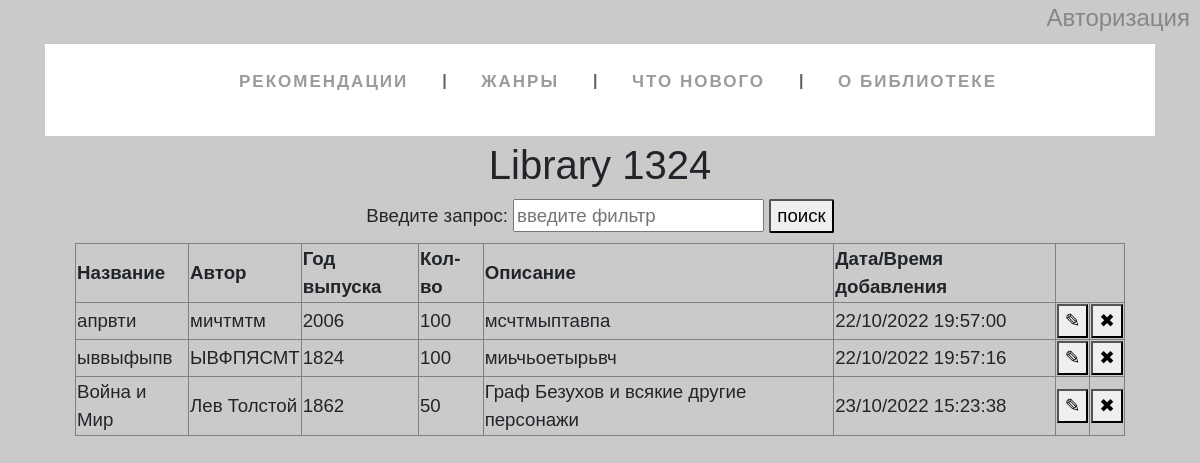
The page /booklist on the database as committed earlier.
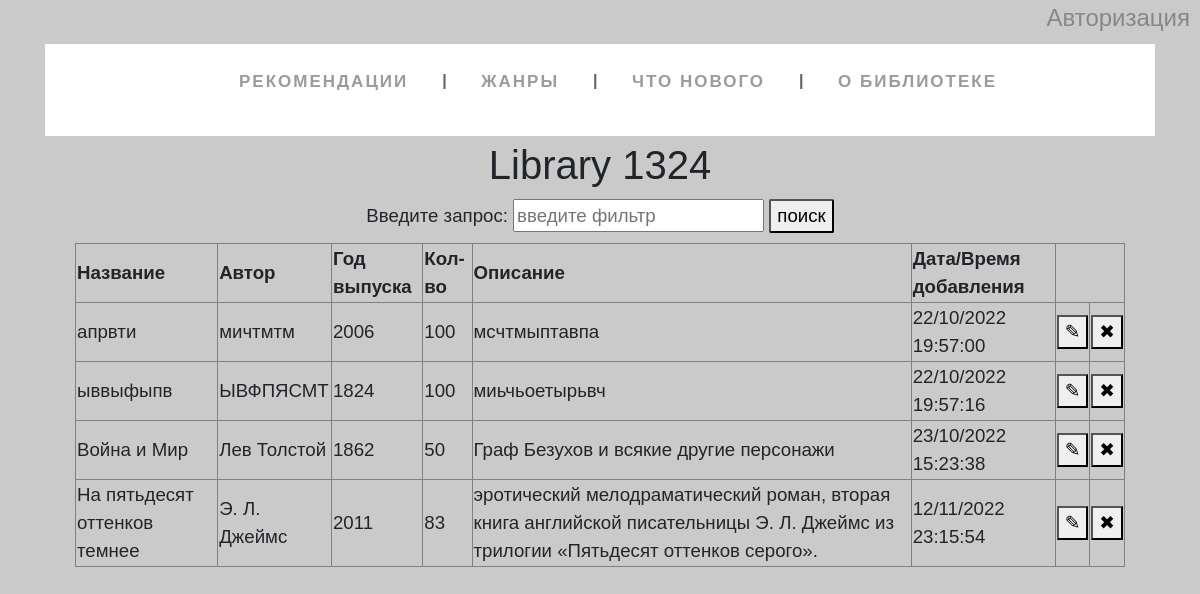
The same page on the database as committed later.
### tables this page shows
CREATE TABLE mainmenu (
id integer PRIMARY KEY AUTOINCREMENT,
title next NOT NULL,
url text NOT NULL
);

CREATE TABLE "books" (
	"id"	integer,
	"btitle"	text NOT NULL,
	"author"	text NOT NULL,
	"year"	integer NOT NULL,
	"number"	integer NOT NULL,
	"descript"	text NOT NULL,
	"dt_string"	text NOT NULL,
	PRIMARY KEY("id" AUTOINCREMENT)
);

### flsite.py (the view, shortened to what this page needs)
@app.route('/booklist', methods=["POST", "GET"])
def booklist():
    db = get_db()
    dbase = FDataBase(db)
    results = dbase.all_books_function()
    if request.method == 'POST' and 'id' in request.form:
        print(request.form)
        del_id = request.form['id']
        dbase.delete_book_function(del_id)  # Функция удаления #
    else:
        print(request.form)
        print('Типо ни одно условие не соблюдено')
    return render_template('booklist.html', menu=dbase.getMenu(), restrictions=results)

### FDataBase.py (called while the page is built)
    def getMenu(self):
        sql = '''SELECT * FROM mainmenu'''
        try:
            self.__cur.execute(sql)
            res = self.__cur.fetchall()
            if res:
                return res
        except:
            print('Ошибка чтения БД (menu)')
        return []

    def all_books_function(self):
        try:
            self.__cur.execute("""SELECT * FROM books""")
            results = self.__cur.fetchall()
            if results:
                return results
        except:
            print('Ошибка чтения БД (books)')
        return []

### flsite.py (called while the page is built)
def connect_db():
    conn = sqlite3.connect(app.config['DATABASE'])
    conn.row_factory = sqlite3.Row
    return conn

def get_db():
    if not hasattr(g, 'link_dv'):
        g.link_db = connect_db()
    return g.link_db

@app.teardown_appcontext
def closed_db(error):
    if hasattr(g, 'link_db'):
        g.link_db.close()

### templates/booklist.html (shortened to what this page needs)
{% extends 'base.html' %}
{% block content %}
{{ super() }}
<form action="/booklist" method="post">
    <div class="search">
        Введите запрос:
        <input name="search_btn" type="text" placeholder="введите фильтр" id="search">
        <button class='btn-search' type="submit">поиск</button>
    </div>
</form>
<table border="1px">
    <tr class="header">
        <td>Название</td>
        <td>Автор</td>
        <td>Год выпуска</td>
        <td>Кол-во</td>
        <td>Описание</td>
        <td>Дата/Время добавления</td>
    </tr>
{% for row in restrictions %}
    <tr>
        <td>{{row["btitle"]}}</td>
        <td>{{row["author"]}}</td>
        <td>{{row["year"]}}</td>
        <td>{{row["number"]}}</td>
        <td>{{row["descript"]}}</td>
        <td>{{row["dt_string"]}}</td>
        <td>
            <form action="/newbook" method="GET">
                <button class="btn-edit"name="edit" value='{{row["id"]}}'>✎</button>
            </form>
        </td>
        <td>
            <div class="popup" onclick="myFunction()"><button>✖</button>
            </div>
        </td>
    </tr>
{% endfor %}
</table>
{% endblock %}

### templates/base.html (shortened to what this page needs)
<!DOCTYPE html>
<html lang="ru">
<head>
    <link rel="stylesheet" href="https://maxcdn.bootstrapcdn.com/bootstrap/4.0.0/css/bootstrap.min.css">
    <link rel="stylesheet" href ="{{ url_for('static', filename='styles.css' )}}" type="text/css" >
</head>
<body>
    <div class="login"><a href="auth">Авторизация</a></div>
    <div class="wrapper">
        {% block content -%}
        <header class="header">
            <div class="container">
                <div class="header_body">
                    <nav class="header_menu">
                            {%- block menu_main -%}
                        <ul class="header_list" >
                            {% for m in menu %}
                            <li><a href="{{m.url}}" class="header_link">{{m.title}}</a></li>
                            {% endfor %}
                        </ul>
                            {% endblock menu_main -%}
                    </nav>
                </div>
            </div>
        </header>
    </div>
    <div class="content">
        <div class="container">
                {% if title -%}
            <h1 class="title">{{title}}</h1>
                {% else -%}
            <h1 class="title">Library 1324</h1>
                {% endif %}
                {% endblock -%}
        </div>
    </div>
</body>
</html>

### static/styles.css (style rules this page uses)
html, body { background: rgb(202, 202, 202); font-family: Arial, Helvetica, sans-serif; }
.content { margin-left: 5%; margin-right: 5%; }
.header_body { list-style: none; margin: 8px 0 5px; padding: 25px 0 5px; text-align: center; background: white; }
.header_body li { display: inline-block; }
.header_body li:after { content: "|"; color: #606060; display: inline-block; vertical-align:top; }
.header_body li:last-child:after { content: none; }
.header_body a { text-decoration: none; font-family: 'Ubuntu Condensed', sans-serif; letter-spacing: 2px; position: relative; padding-bottom: 20px; margin: 0 34px 0 30px; font-size: 17px; text-transform: uppercase; display: inline-block; transition: color .2s; }
.header_body a, .header_body a:visited { color: #9d999d; }
.header_body a:before, .header_body a:after { content: ""; position: absolute; height: 4px; top: auto; right: 50%; bottom: -5px; left: 50%; background: #ffa369; transition: .8s; }
.login { text-align: right; margin-right: 10px; font-size: 18pt; }
.login a { text-decoration: none; color: rgb(135, 135, 135); }
.title { text-align: center; }
.popup { position: relative; display: inline-block; cursor: pointer; }

### templates/booklist.html (style rules this page uses)
table { margin: auto; margin-bottom: 5px; font-size: 14pt; }
.header { font-weight:700; }
.search { text-align: center; margin-top: 10px; margin-bottom: 10px; font-size: 14pt; }
a { text-decoration: underline; color: rgb(213, 213, 213); }
.btn-search { border-radius: 2px; }

Rows that differ between the two databases and show on the page:
added books: btitle "На пятьдесят оттенков темнее", author "Э. Л. Джеймс", year "2011", number "83", descript "эротический мелодраматический роман, вторая книга английской писательницы Э. Л. Джеймс из трилогии «Пятьдесят оттенков серого».", dt_string "12/11/2022 23:15:54", {{ row["id"] }} 12 (drawn)
